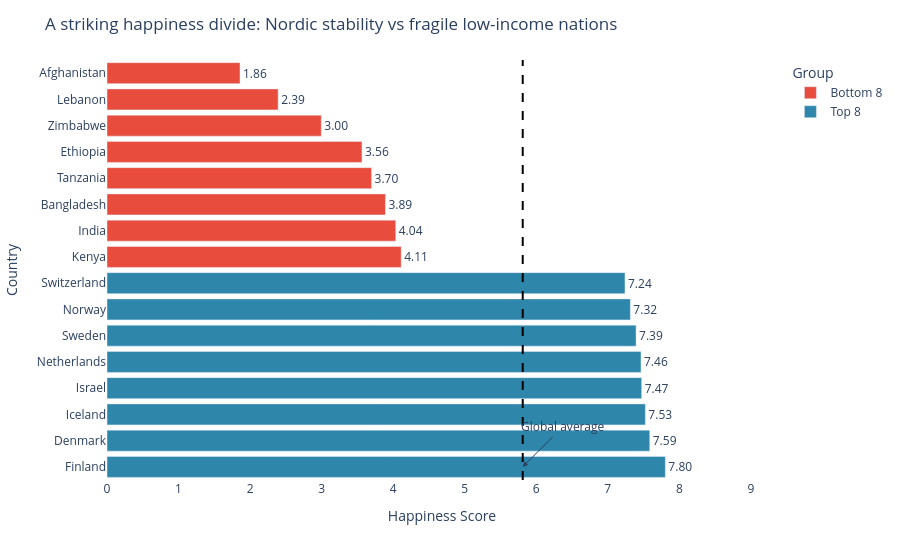

Notebook cell for this chart:
### Code cell
# Task 2: Top 8 vs. Bottom 8 contrast
# ------------------------------------

# Step 1: Get top and bottom countries
top8 = df.nlargest(8, 'Happiness_Score').copy()
top8['Group'] = 'Top 8'
bottom8 = df.nsmallest(8, 'Happiness_Score').copy()
bottom8['Group'] = 'Bottom 8'

combined = pd.concat([bottom8, top8]).sort_values('Happiness_Score')
global_avg = df['Happiness_Score'].mean()
print(f"Global average: {global_avg:.2f}")

# Step 2: Build your chart
# YOUR CODE HERE

import plotly.express as px

fig = px.bar(
    combined,
    x='Happiness_Score',
    y='Country',
    orientation='h',
    color='Group',
    text='Happiness_Score',
    color_discrete_map={
        'Top 8': '#2E86AB',      # calm blue
        'Bottom 8': '#E74C3C'    # strong red
    }
)

# Show values on bars
fig.update_traces(texttemplate='%{text:.2f}', textposition='outside')

# Layout styling
fig.update_layout(
    title="A striking happiness divide: Nordic stability vs fragile low-income nations",
    xaxis_title="Happiness Score",
    yaxis_title="Country",
    plot_bgcolor='white',
    legend_title="Group"
)

# Zero baseline (required rule)
fig.update_xaxes(range=[0, combined['Happiness_Score'].max() * 1.2], zeroline=True)

# Add global average reference line (stretch goal)
fig.add_vline(
    x=global_avg,
    line_width=2,
    line_dash="dash",
    line_color="black"
)

fig.add_annotation(
    x=global_avg,
    y=combined['Country'].iloc[-1],
    text="Global average",
    showarrow=True,
    arrowhead=2,
    ax=40,
    ay=-40
)

# Improve ordering for readability
fig.update_yaxes(autorange='reversed')

fig.show()

### Figure 1 — Plotly figure (JSON) as saved in the notebook; plotly's stock layout.template omitted (floating-point values rounded to 4 significant figures)
{"data": [{"hovertemplate": "Group=Bottom 8<br>Happiness_Score=%{text}<br>Country=%{y}<extra></extra>", "legendgroup": "Bottom 8", "marker": {"color": "#E74C3C", "pattern": {"shape": ""}}, "name": "Bottom 8", "orientation": "h", "showlegend": true, "text": [1.859, 2.392, 2.995, 3.564, 3.698, 3.892, 4.036, 4.112], "textposition": "outside", "texttemplate": "%{text:.2f}", "type": "bar", "x": [1.859, 2.392, 2.995, 3.564, 3.698, 3.892, 4.036, 4.112], "xaxis": "x", "y": ["Afghanistan", "Lebanon", "Zimbabwe", "Ethiopia", "Tanzania", "Bangladesh", "India", "Kenya"], "yaxis": "y"}, {"hovertemplate": "Group=Top 8<br>Happiness_Score=%{text}<br>Country=%{y}<extra></extra>", "legendgroup": "Top 8", "marker": {"color": "#2E86AB", "pattern": {"shape": ""}}, "name": "Top 8", "orientation": "h", "showlegend": true, "text": [7.24, 7.315, 7.395, 7.464, 7.473, 7.525, 7.586, 7.804], "textposition": "outside", "texttemplate": "%{text:.2f}", "type": "bar", "x": [7.24, 7.315, 7.395, 7.464, 7.473, 7.525, 7.586, 7.804], "xaxis": "x", "y": ["Switzerland", "Norway", "Sweden", "Netherlands", "Israel", "Iceland", "Denmark", "Finland"], "yaxis": "y"}], "layout": {"annotations": [{"arrowhead": 2, "ax": 40, "ay": -40, "showarrow": true, "text": "Global average", "x": 5.811, "y": "Finland"}], "barmode": "relative", "legend": {"title": {"text": "Group"}, "tracegroupgap": 0}, "margin": {"t": 60}, "plot_bgcolor": "white", "shapes": [{"line": {"color": "black", "dash": "dash", "width": 2}, "type": "line", "x0": 5.811, "x1": 5.811, "xref": "x", "y0": 0, "y1": 1, "yref": "y domain"}], "title": {"text": "A striking happiness divide: Nordic stability vs fragile low-income nations"}, "xaxis": {"anchor": "y", "domain": [0, 1], "range": [0, 9.365], "title": {"text": "Happiness Score"}, "zeroline": true}, "yaxis": {"anchor": "x", "autorange": "reversed", "domain": [0, 1], "title": {"text": "Country"}}}}
